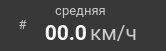
     <widget class="QFrame" name="f_avg_speed">
      <property name="geometry">
       <rect>
        <x>20</x>
        <y>200</y>
        <width>166</width>
        <height>51</height>
       </rect>
      </property>
      <property name="minimumSize">
       <size>
        <width>166</width>
        <height>51</height>
       </size>
      </property>
      <property name="maximumSize">
       <size>
        <width>166</width>
        <height>51</height>
       </size>
      </property>
      <property name="styleSheet">
       <string notr="true">background-color: #383838;
border-radius: 20px;</string>
      </property>
      <property name="frameShape">
       <enum>QFrame::StyledPanel</enum>
      </property>
      <property name="frameShadow">
       <enum>QFrame::Raised</enum>
      </property>
      <widget class="QLabel" name="stat_avg_speed">
       <property name="geometry">
        <rect>
         <x>45</x>
         <y>20</y>
         <width>42</width>
         <height>25</height>
        </rect>
       </property>
       <property name="minimumSize">
        <size>
         <width>42</width>
         <height>25</height>
        </size>
       </property>
       <property name="maximumSize">
        <size>
         <width>42</width>
         <height>25</height>
        </size>
       </property>
       <property name="palette">
        <palette>
         <active>
          <colorrole role="WindowText">
           <brush brushstyle="SolidPattern">
            <color alpha="255">
             <red>255</red>
             <green>255</green>
             <blue>255</blue>
            </color>
           </brush>
          </colorrole>
          <colorrole role="Button">
           <brush brushstyle="SolidPattern">
            <color alpha="255">
             <red>56</red>
             <green>56</green>
             <blue>56</blue>
            </color>
           </brush>
          </colorrole>
          <colorrole role="Text">
           <brush brushstyle="SolidPattern">
            <color alpha="255">
             <red>255</red>
             <green>255</green>
             <blue>255</blue>
            </color>
           </brush>
          </colorrole>
          <colorrole role="ButtonText">
           <brush brushstyle="SolidPattern">
            <color alpha="255">
             <red>255</red>
             <green>255</green>
             <blue>255</blue>
            </color>
           </brush>
          </colorrole>
          <colorrole role="Base">
           <brush brushstyle="SolidPattern">
            <color alpha="255">
             <red>56</red>
             <green>56</green>
             <blue>56</blue>
            </color>
           </brush>
          </colorrole>
          <colorrole role="Window">
           <brush brushstyle="SolidPattern">
            <color alpha="255">
             <red>56</red>
             <green>56</green>
             <blue>56</blue>
            </color>
           </brush>
          </colorrole>
         </active>
         <inactive>
          <colorrole role="WindowText">
           <brush brushstyle="SolidPattern">
            <color alpha="255">
             <red>255</red>
             <green>255</green>
             <blue>255</blue>
            </color>
           </brush>
          </colorrole>
          <colorrole role="Button">
           <brush brushstyle="SolidPattern">
            <color alpha="255">
             <red>56</red>
             <green>56</green>
             <blue>56</blue>
            </color>
           </brush>
          </colorrole>
          <colorrole role="Text">
           <brush brushstyle="SolidPattern">
            <color alpha="255">
             <red>255</red>
             <green>255</green>
             <blue>255</blue>
            </color>
           </brush>
          </colorrole>
          <colorrole role="ButtonText">
           <brush brushstyle="SolidPattern">
            <color alpha="255">
             <red>255</red>
             <green>255</green>
             <blue>255</blue>
            </color>
           </brush>
          </colorrole>
          <colorrole role="Base">
           <brush brushstyle="SolidPattern">
            <color alpha="255">
             <red>56</red>
             <green>56</green>
             <blue>56</blue>
            </color>
           </brush>
          </colorrole>
          <colorrole role="Window">
           <brush brushstyle="SolidPattern">
            <color alpha="255">
             <red>56</red>
             <green>56</green>
             <blue>56</blue>
            </color>
           </brush>
          </colorrole>
         </inactive>
         <disabled>
          <colorrole role="WindowText">
           <brush brushstyle="SolidPattern">
            <color alpha="255">
             <red>255</red>
             <green>255</green>
             <blue>255</blue>
            </color>
           </brush>
          </colorrole>
          <colorrole role="Button">
           <brush brushstyle="SolidPattern">
            <color alpha="255">
             <red>56</red>
             <green>56</green>
             <blue>56</blue>
            </color>
           </brush>
          </colorrole>
          <colorrole role="Text">
           <brush brushstyle="SolidPattern">
            <color alpha="255">
             <red>255</red>
             <green>255</green>
             <blue>255</blue>
            </color>
           </brush>
          </colorrole>
          <colorrole role="ButtonText">
           <brush brushstyle="SolidPattern">
            <color alpha="255">
             <red>255</red>
             <green>255</green>
             <blue>255</blue>
            </color>
           </brush>
          </colorrole>
          <colorrole role="Base">
           <brush brushstyle="SolidPattern">
            <color alpha="255">
             <red>56</red>
             <green>56</green>
             <blue>56</blue>
            </color>
           </brush>
          </colorrole>
          <colorrole role="Window">
           <brush brushstyle="SolidPattern">
            <color alpha="255">
             <red>56</red>
             <green>56</green>
             <blue>56</blue>
            </color>
           </brush>
          </colorrole>
         </disabled>
        </palette>
       </property>
       <property name="font">
        <font>
         <family>Roboto</family>
         <pointsize>16</pointsize>
         <weight>75</weight>
         <bold>true</bold>
        </font>
       </property>
       <property name="styleSheet">
        <string notr="true">color: rgb(255, 255, 255);</string>
       </property>
       <property name="text">
        <string>00.0</string>
       </property>
       <property name="alignment">
        <set>Qt::AlignRight|Qt::AlignTrailing|Qt::AlignVCenter</set>
       </property>
      </widget>
      <widget class="QLabel" name="stat_avg_speed_icon">
       <property name="geometry">
        <rect>
         <x>10</x>
         <y>12</y>
         <width>25</width>
         <height>25</height>
        </rect>
       </property>
       <property name="palette">
        <palette>
         <active>
          <colorrole role="WindowText">
           <brush brushstyle="SolidPattern">
            <color alpha="255">
             <red>204</red>
             <green>204</green>
             <blue>204</blue>
            </color>
           </brush>
          </colorrole>
          <colorrole role="Button">
           <brush brushstyle="SolidPattern">
            <color alpha="255">
             <red>56</red>
             <green>56</green>
             <blue>56</blue>
            </color>
           </brush>
          </colorrole>
          <colorrole role="Text">
           <brush brushstyle="SolidPattern">
            <color alpha="255">
             <red>204</red>
             <green>204</green>
             <blue>204</blue>
            </color>
           </brush>
          </colorrole>
          <colorrole role="ButtonText">
           <brush brushstyle="SolidPattern">
            <color alpha="255">
             <red>204</red>
             <green>204</green>
             <blue>204</blue>
            </color>
           </brush>
          </colorrole>
          <colorrole role="Base">
           <brush brushstyle="SolidPattern">
            <color alpha="255">
             <red>56</red>
             <green>56</green>
             <blue>56</blue>
            </color>
           </brush>
          </colorrole>
          <colorrole role="Window">
           <brush brushstyle="SolidPattern">
            <color alpha="255">
             <red>56</red>
             <green>56</green>
             <blue>56</blue>
            </color>
           </brush>
          </colorrole>
         </active>
         <inactive>
          <colorrole role="WindowText">
           <brush brushstyle="SolidPattern">
            <color alpha="255">
             <red>204</red>
             <green>204</green>
             <blue>204</blue>
            </color>
           </brush>
          </colorrole>
          <colorrole role="Button">
           <brush brushstyle="SolidPattern">
            <color alpha="255">
             <red>56</red>
             <green>56</green>
             <blue>56</blue>
            </color>
           </brush>
          </colorrole>
          <colorrole role="Text">
           <brush brushstyle="SolidPattern">
            <color alpha="255">
             <red>204</red>
             <green>204</green>
             <blue>204</blue>
            </color>
           </brush>
          </colorrole>
          <colorrole role="ButtonText">
           <brush brushstyle="SolidPattern">
            <color alpha="255">
             <red>204</red>
             <green>204</green>
             <blue>204</blue>
            </color>
           </brush>
          </colorrole>
          <colorrole role="Base">
           <brush brushstyle="SolidPattern">
            <color alpha="255">
             <red>56</red>
             <green>56</green>
             <blue>56</blue>
            </color>
           </brush>
          </colorrole>
          <colorrole role="Window">
           <brush brushstyle="SolidPattern">
            <color alpha="255">
             <red>56</red>
             <green>56</green>
             <blue>56</blue>
            </color>
           </brush>
          </colorrole>
         </inactive>
         <disabled>
          <colorrole role="WindowText">
           <brush brushstyle="SolidPattern">
            <color alpha="255">
             <red>204</red>
             <green>204</green>
             <blue>204</blue>
            </color>
           </brush>
          </colorrole>
          <colorrole role="Button">
           <brush brushstyle="SolidPattern">
            <color alpha="255">
             <red>56</red>
             <green>56</green>
             <blue>56</blue>
            </color>
           </brush>
          </colorrole>
          <colorrole role="Text">
           <brush brushstyle="SolidPattern">
            <color alpha="255">
             <red>204</red>
             <green>204</green>
             <blue>204</blue>
            </color>
           </brush>
          </colorrole>
          <colorrole role="ButtonText">
           <brush brushstyle="SolidPattern">
            <color alpha="255">
             <red>204</red>
             <green>204</green>
             <blue>204</blue>
            </color>
           </brush>
          </colorrole>
          <colorrole role="Base">
           <brush brushstyle="SolidPattern">
            <color alpha="255">
             <red>56</red>
             <green>56</green>
             <blue>56</blue>
            </color>
           </brush>
          </colorrole>
          <colorrole role="Window">
           <brush brushstyle="SolidPattern">
            <color alpha="255">
             <red>56</red>
             <green>56</green>
             <blue>56</blue>
            </color>
           </brush>
          </colorrole>
         </disabled>
        </palette>
       </property>
       <property name="font">
        <font>
         <family>Roboto</family>
         <pointsize>10</pointsize>
        </font>
       </property>
       <property name="styleSheet">
        <string notr="true">color: #CCCCCC;</string>
       </property>
       <property name="text">
        <string>#</string>
       </property>
       <property name="alignment">
        <set>Qt::AlignCenter</set>
       </property>
      </widget>
      <widget class="QLabel" name="stat_avg_speed_unit">
       <property name="geometry">
        <rect>
         <x>90</x>
         <y>20</y>
         <width>70</width>
         <height>25</height>
        </rect>
       </property>
       <property name="minimumSize">
        <size>
         <width>70</width>
         <height>0</height>
        </size>
       </property>
       <property name="maximumSize">
        <size>
         <width>70</width>
         <height>16777215</height>
        </size>
       </property>
       <property name="palette">
        <palette>
         <active>
          <colorrole role="WindowText">
           <brush brushstyle="SolidPattern">
            <color alpha="255">
             <red>204</red>
             <green>204</green>
             <blue>204</blue>
            </color>
           </brush>
          </colorrole>
          <colorrole role="Button">
           <brush brushstyle="SolidPattern">
            <color alpha="255">
             <red>56</red>
             <green>56</green>
             <blue>56</blue>
            </color>
           </brush>
          </colorrole>
          <colorrole role="Text">
           <brush brushstyle="SolidPattern">
            <color alpha="255">
             <red>204</red>
             <green>204</green>
             <blue>204</blue>
            </color>
           </brush>
          </colorrole>
          <colorrole role="ButtonText">
           <brush brushstyle="SolidPattern">
            <color alpha="255">
             <red>204</red>
             <green>204</green>
             <blue>204</blue>
            </color>
           </brush>
          </colorrole>
          <colorrole role="Base">
           <brush brushstyle="SolidPattern">
            <color alpha="255">
             <red>56</red>
             <green>56</green>
             <blue>56</blue>
            </color>
           </brush>
          </colorrole>
          <colorrole role="Window">
           <brush brushstyle="SolidPattern">
            <color alpha="255">
             <red>56</red>
             <green>56</green>
             <blue>56</blue>
            </color>
           </brush>
          </colorrole>
         </active>
         <inactive>
          <colorrole role="WindowText">
           <brush brushstyle="SolidPattern">
            <color alpha="255">
             <red>204</red>
             <green>204</green>
             <blue>204</blue>
            </color>
           </brush>
          </colorrole>
          <colorrole role="Button">
           <brush brushstyle="SolidPattern">
            <color alpha="255">
             <red>56</red>
             <green>56</green>
             <blue>56</blue>
            </color>
           </brush>
          </colorrole>
          <colorrole role="Text">
           <brush brushstyle="SolidPattern">
            <color alpha="255">
             <red>204</red>
             <green>204</green>
             <blue>204</blue>
            </color>
           </brush>
          </colorrole>
          <colorrole role="ButtonText">
           <brush brushstyle="SolidPattern">
            <color alpha="255">
             <red>204</red>
             <green>204</green>
             <blue>204</blue>
            </color>
           </brush>
          </colorrole>
          <colorrole role="Base">
           <brush brushstyle="SolidPattern">
            <color alpha="255">
             <red>56</red>
             <green>56</green>
             <blue>56</blue>
            </color>
           </brush>
          </colorrole>
          <colorrole role="Window">
           <brush brushstyle="SolidPattern">
            <color alpha="255">
             <red>56</red>
             <green>56</green>
             <blue>56</blue>
            </color>
           </brush>
          </colorrole>
         </inactive>
         <disabled>
          <colorrole role="WindowText">
           <brush brushstyle="SolidPattern">
            <color alpha="255">
             <red>204</red>
             <green>204</green>
             <blue>204</blue>
            </color>
           </brush>
          </colorrole>
          <colorrole role="Button">
           <brush brushstyle="SolidPattern">
            <color alpha="255">
             <red>56</red>
             <green>56</green>
             <blue>56</blue>
            </color>
           </brush>
          </colorrole>
          <colorrole role="Text">
           <brush brushstyle="SolidPattern">
            <color alpha="255">
             <red>204</red>
             <green>204</green>
             <blue>204</blue>
            </color>
           </brush>
          </colorrole>
          <colorrole role="ButtonText">
           <brush brushstyle="SolidPattern">
            <color alpha="255">
             <red>204</red>
             <green>204</green>
             <blue>204</blue>
            </color>
           </brush>
          </colorrole>
          <colorrole role="Base">
           <brush brushstyle="SolidPattern">
            <color alpha="255">
             <red>56</red>
             <green>56</green>
             <blue>56</blue>
            </color>
           </brush>
          </colorrole>
          <colorrole role="Window">
           <brush brushstyle="SolidPattern">
            <color alpha="255">
             <red>56</red>
             <green>56</green>
             <blue>56</blue>
            </color>
           </brush>
          </colorrole>
         </disabled>
        </palette>
       </property>
       <property name="font">
        <font>
         <family>Roboto</family>
         <pointsize>16</pointsize>
        </font>
       </property>
       <property name="styleSheet">
        <string notr="true">color: #CCCCCC;</string>
       </property>
       <property name="text">
        <string>км/ч</string>
       </property>
       <property name="alignment">
        <set>Qt::AlignLeading|Qt::AlignLeft|Qt::AlignVCenter</set>
       </property>
      </widget>
      <widget class="QLabel" name="stat_avg_speed_text">
       <property name="geometry">
        <rect>
         <x>50</x>
         <y>0</y>
         <width>61</width>
         <height>20</height>
        </rect>
       </property>
       <property name="minimumSize">
        <size>
         <width>61</width>
         <height>0</height>
        </size>
       </property>
       <property name="maximumSize">
        <size>
         <width>61</width>
         <height>16777215</height>
        </size>
       </property>
       <property name="palette">
        <palette>
         <active>
          <colorrole role="WindowText">
           <brush brushstyle="SolidPattern">
            <color alpha="255">
             <red>204</red>
             <green>204</green>
             <blue>204</blue>
            </color>
           </brush>
          </colorrole>
          <colorrole role="Button">
           <brush brushstyle="SolidPattern">
            <color alpha="255">
             <red>56</red>
             <green>56</green>
             <blue>56</blue>
            </color>
           </brush>
          </colorrole>
          <colorrole role="Text">
           <brush brushstyle="SolidPattern">
            <color alpha="255">
             <red>204</red>
             <green>204</green>
             <blue>204</blue>
            </color>
           </brush>
          </colorrole>
          <colorrole role="ButtonText">
           <brush brushstyle="SolidPattern">
            <color alpha="255">
             <red>204</red>
             <green>204</green>
             <blue>204</blue>
            </color>
           </brush>
          </colorrole>
          <colorrole role="Base">
           <brush brushstyle="SolidPattern">
            <color alpha="255">
             <red>56</red>
             <green>56</green>
             <blue>56</blue>
            </color>
           </brush>
          </colorrole>
          <colorrole role="Window">
           <brush brushstyle="SolidPattern">
            <color alpha="255">
             <red>56</red>
             <green>56</green>
             <blue>56</blue>
            </color>
           </brush>
          </colorrole>
         </active>
         <inactive>
          <colorrole role="WindowText">
           <brush brushstyle="SolidPattern">
            <color alpha="255">
             <red>204</red>
             <green>204</green>
             <blue>204</blue>
            </color>
           </brush>
          </colorrole>
          <colorrole role="Button">
           <brush brushstyle="SolidPattern">
            <color alpha="255">
             <red>56</red>
             <green>56</green>
             <blue>56</blue>
            </color>
           </brush>
          </colorrole>
          <colorrole role="Text">
           <brush brushstyle="SolidPattern">
            <color alpha="255">
             <red>204</red>
             <green>204</green>
             <blue>204</blue>
            </color>
           </brush>
          </colorrole>
          <colorrole role="ButtonText">
           <brush brushstyle="SolidPattern">
            <color alpha="255">
             <red>204</red>
             <green>204</green>
             <blue>204</blue>
            </color>
           </brush>
          </colorrole>
          <colorrole role="Base">
           <brush brushstyle="SolidPattern">
            <color alpha="255">
             <red>56</red>
             <green>56</green>
             <blue>56</blue>
            </color>
           </brush>
          </colorrole>
          <colorrole role="Window">
           <brush brushstyle="SolidPattern">
            <color alpha="255">
             <red>56</red>
             <green>56</green>
             <blue>56</blue>
            </color>
           </brush>
          </colorrole>
         </inactive>
         <disabled>
          <colorrole role="WindowText">
           <brush brushstyle="SolidPattern">
            <color alpha="255">
             <red>204</red>
             <green>204</green>
             <blue>204</blue>
            </color>
           </brush>
          </colorrole>
          <colorrole role="Button">
           <brush brushstyle="SolidPattern">
            <color alpha="255">
             <red>56</red>
             <green>56</green>
             <blue>56</blue>
            </color>
           </brush>
          </colorrole>
          <colorrole role="Text">
           <brush brushstyle="SolidPattern">
            <color alpha="255">
             <red>204</red>
             <green>204</green>
             <blue>204</blue>
            </color>
           </brush>
          </colorrole>
          <colorrole role="ButtonText">
           <brush brushstyle="SolidPattern">
            <color alpha="255">
             <red>204</red>
             <green>204</green>
             <blue>204</blue>
            </color>
           </brush>
          </colorrole>
          <colorrole role="Base">
           <brush brushstyle="SolidPattern">
            <color alpha="255">
             <red>56</red>
             <green>56</green>
             <blue>56</blue>
            </color>
           </brush>
          </colorrole>
          <colorrole role="Window">
           <brush brushstyle="SolidPattern">
            <color alpha="255">
             <red>56</red>
             <green>56</green>
             <blue>56</blue>
            </color>
           </brush>
          </colorrole>
         </disabled>
        </palette>
       </property>
       <property name="font">
        <font>
         <family>Roboto</family>
         <pointsize>10</pointsize>
        </font>
       </property>
       <property name="styleSheet">
        <string notr="true">color: #CCCCCC;</string>
       </property>
       <property name="text">
        <string>средняя</string>
       </property>
       <property name="alignment">
        <set>Qt::AlignCenter</set>
       </property>
      </widget>
     </widget>
